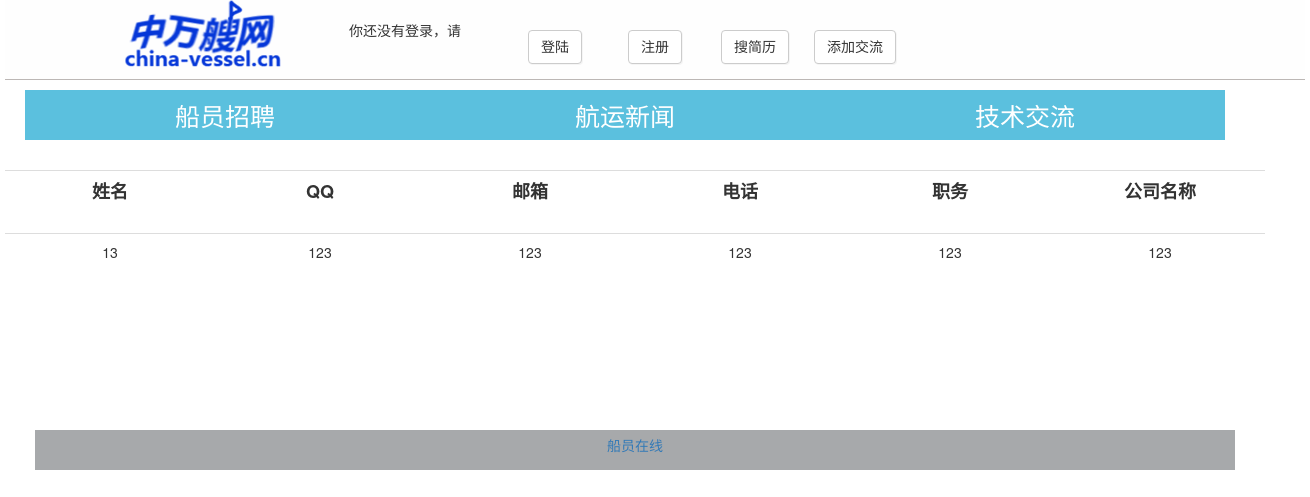
Page /contact/ on the committed database.
### shipmanager/models.py (models this page shows, shortened)
class Contact(models.Model):
    name = models.CharField('姓名', max_length=30, null=True)
    QQ = models.CharField(max_length=20, null=True)
    email = models.CharField(max_length=30, null=True)
    tel = models.CharField(max_length=20, null=True)
    duty = models.CharField('职务', max_length=200, null=True)
    company_name = models.CharField('公司名称', max_length=300, null=True)

### shipmanager/views.py (the view)
# urls.py: url(r'^contact/$', views.Contacts.as_view(), name='contact'),
class Contacts(ListView):
    template_name = 'contact/contact.html'
    context_object_name = "con_list"
    def get_queryset(self):
        con_list = Contact.objects.all()
        return con_list
    def get_context_data(self, **kwargs):
        kwargs['date_archive'] = Article.objects.archive()
        kwargs['body_archive'] = Article.objects.archive()
        return super(Contacts, self).get_context_data(**kwargs)

### shipmanager/models.py (called while the page is built)
    def archive(self):
        date_list = Article.objects.datetimes('created_time', 'month', order='DESC')
        date_dict = defaultdict(list)
        for d in date_list:
            date_dict[d.year].append(d.month)
        return sorted(date_dict.items(), reverse=True)

### templates/contact/contact.html (shortened to what this page needs)
{% extends 'base.html' %}
{% block content %}
<html lang="en">
<head>
</head>
<body>
<center>
    <div style="width: 1300px;padding-right: 40px">
        <table class="table table-hover">
            <tr>
                <th style="width: 200px;text-align: center"><font size="4pt">姓名</font></th>
                <th style="width: 200px;text-align: center"><font size="4pt">QQ</font></th>
                <th style="width: 200px;text-align: center"><font size="4pt">邮箱</font></th>
                <th style="width: 200px;text-align: center"><font size="4pt">电话</font></th>
                <th style="width: 200px;text-align: center"><font size="4pt">职务</font></th>
                <th style="width: 200px;text-align: center"><font size="4pt">公司名称</font></th>
            </tr>
        </table>
        {% for a in con_list %}
            <table class="table table-hover">
                <tr>
                    <td style="width: 200px;text-align: center"><font>{{ a.name }}</font></td>
                    <td style="width: 200px;text-align: center"><font>{{ a.QQ }}</font></td>
                    <td style="width: 200px;text-align: center"><font>{{ a.email }}</font></td>
                    <td style="width: 200px;text-align: center"><font>{{ a.tel }}</font></td>
                    <td style="width: 200px;text-align: center"><font>{{ a.duty }}</font></td>
                    <td style="width: 200px;text-align: center"><font>{{ a.company_name }}</font></td>
                </tr>
            </table>
        {% endfor %}
    </div>
</center>
</body>
</html>
{% endblock %}

### rows in the picture
Contact: name "13", QQ "123", email "123", tel "123", duty "123", company_name "123"
